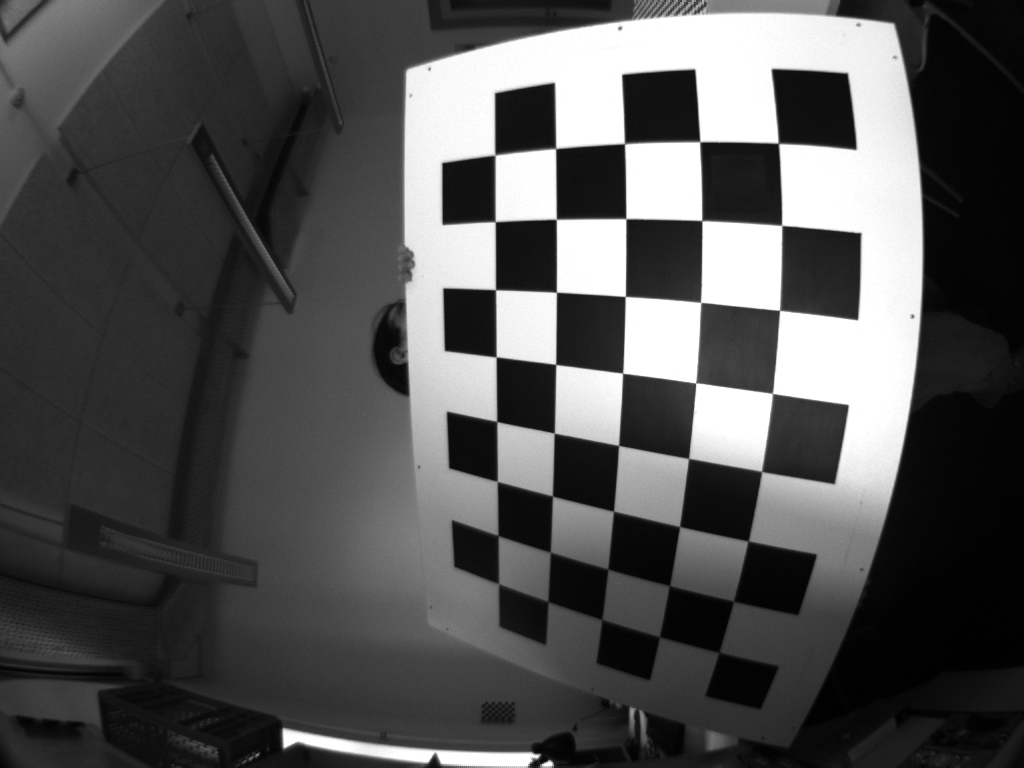
#> input picture test_data/fish_eye_camera/test_fisheye.jpg, 1024 x 768 px
$ python fisheye_example.py
#> lines starting #> are read from the running program, lines starting #| are printed output that depends on the picture
### omnidirectional_camera.py
__author__ = "Jarno Ralli"
__copyright__ = "Copyright, 2021, Jarno Ralli"
__license__ = "3-Clause BSD License"
__maintainer__ = "Jarno Ralli"
__email__ = "jarno@ralli.fi"
__status__ = "Development"

# THIS SOFTWARE IS PROVIDED BY THE COPYRIGHT HOLDERS AND CONTRIBUTORS "AS IS" AND ANY EXPRESS OR IMPLIED WARRANTIES,
# INCLUDING, BUT NOT LIMITED TO, THE IMPLIED WARRANTIES OF MERCHANTABILITY AND FITNESS FOR A PARTICULAR PURPOSE ARE DISCLAIMED.
# IN NO EVENT SHALL THE COPYRIGHT HOLDER OR CONTRIBUTORS BE LIABLE FOR ANY DIRECT, INDIRECT, INCIDENTAL, SPECIAL, EXEMPLARY,
# OR CONSEQUENTIAL DAMAGES (INCLUDING, BUT NOT LIMITED TO, PROCUREMENT OF SUBSTITUTE GOODS OR SERVICES; LOSS OF USE, DATA, OR PROFITS;
# OR BUSINESS INTERRUPTION) HOWEVER CAUSED AND ON ANY THEORY OF LIABILITY, WHETHER IN CONTRACT, STRICT LIABILITY,
# OR TORT (INCLUDING NEGLIGENCE OR OTHERWISE) ARISING IN ANY WAY OUT OF THE USE OF THIS SOFTWARE, EVEN IF ADVISED OF THE POSSIBILITY OF SUCH DAMAGE.

import numpy as np


def polynomial_basis(theta: np.array, degree: int) -> np.array:
    """Calculates polynomial basis for the omnidirectional camera model.

    Parameters
    ----------
    theta : numpy.array
        theta-angles for which the polynomial basis will be calculated for
    degree : int
        degree of the basis. E.g. degree = 2, basis = [1.0 theta theta^2]

    Returns
    -------
    numpy.array
        Polynomial basis vector/matrix. If theta = [theta1, theta2, theta3] and degree = 2, then
        the basis will be:
        [1.0, 1.0, 1.0;
        theta1, theta2, theta3;
        theta1^2, theta2^2, theta3^2]
    """

    # Minimum degree is 1
    if degree < 1:
        raise Exception("Degree has to be 1 or greater!")

    basis = np.empty((degree, theta.size), dtype=np.float32)
    basis[
        0,
    ] = np.ones((1, theta.size))

    for row in range(1, degree):
        basis[
            row,
        ] = theta

    for row in range(2, degree):
        basis[row,] *= basis[
            row - 1,
        ]

    return basis


def perspective_lut(
    image_shape: tuple,
    principal_point: np.array,
    focal_length: float,
    model_coefficients: np.array,
) -> tuple:
    """
    Calculates a look-up-table (LUT) for converting images captured with an omnidirectional camera, described by
    the model coefficients, into perspective camera images (i.e. pin-hole camera). The relation between the 3D half-ray
    emanating from the single point and the corresponding pixel, observed in the image plane, is described by a
    polynomial basis and the model coefficients. The look-up-table values can be used for converting images into
    perspective camera images, for example, by using OpenCV's remap function:
    cv2.remap(image, u, v, cv2.INTER_LINEAR)

    For more information, take a look at the paper:
    "A Toolbox for Easily Calibrating Omnidirectional Cameras", D. Scaramuzza, A. Martinelli and R. Siegwart.

    Parameters
    ----------
    image_shape : tuple of ints
        Shape of the image (rows, cols, channels)
    principal_point : (float, float)
        Principal point (i.e. optical centre of the camera) [px, py]
    focal_length : float
        Focal length
    model_coefficients :
         Coefficients of the omnidirectional lens model (https://sites.google.com/site/scarabotix/ocamcalib-toolbox)

    Returns
    -------
    (u, v)
        A tuple containing the look-up-table values for converting images into perspective camera images.
        u and v both have the same shape as image_shape (for rows and columns)
    """

    focal_length = np.abs(focal_length)

    # Create image coordinate mesh-grids. As the name implies, these are in the image coordinate system
    # with the origin at the top left corner
    u, v = np.meshgrid(
        np.arange(image_shape[1], dtype=np.float32),
        np.arange(image_shape[0], dtype=np.float32),
    )

    # Convert the coordinates into sensor coordinates (origin is at the principal point, and the
    # sensor is a focal length distance away from the lens optical centre)
    u -= principal_point[0]
    v -= principal_point[1]
    sensor_coords = np.vstack(
        (u.flatten(), v.flatten(), np.ones(u.size) * focal_length)
    )

    # Calculate the polynomial basis for the camera/lens model
    # rho is the Euclidean distance of the sensor position from the principal point
    rho = np.sqrt(np.square(sensor_coords[0, :]) + np.square(sensor_coords[1, :]))
    theta = np.arctan(
        np.divide(
            -sensor_coords[
                2,
            ],
            rho,
        )
    )
    # calculate the polynomial basis, based on the angle
    basis = polynomial_basis(theta, model_coefficients.size)

    r = np.multiply(model_coefficients.reshape((model_coefficients.size, -1)), basis)
    r = np.sum(r, axis=0)
    r /= rho

    x_result = (
        principal_point[0]
        + sensor_coords[
            0,
        ]
        * r
    )
    y_result = (
        principal_point[1]
        + sensor_coords[
            1,
        ]
        * r
    )
    x_result = x_result.reshape((image_shape[0], image_shape[1]))
    y_result = y_result.reshape((image_shape[0], image_shape[1]))

    return x_result.astype(np.float32), y_result.astype(np.float32)

### fisheye_example.py
import numpy as np
import omnidirectional_camera as ocam
import cv2
import matplotlib.pyplot as plt

# This is the "focal length" of the camera, you can test with different values
focal_length = 200

# These are the coefficients that describe the fisheye camera (based on the omnidirectional model)
model_coefficients = np.array(
    [
        730.949123,
        315.876984,
        -177.960849,
        -352.468231,
        -678.144608,
        -615.917273,
        -262.086205,
        -42.961956,
    ]
)

# Load the test fish-eye camera image
image = cv2.imread(".//test_data/fish_eye_camera/test_fisheye.jpg")
#> image is the input picture: shape (768, 1024, 3); min 0, max 255, mean 82.4

# Calculate the look-up-table for converting the image into perspective camera image
x, y = ocam.perspective_lut(
    image.shape, (505.480427, 381.777786), focal_length, model_coefficients
)

# Convert the image into perspective camera image
image_perspective = cv2.remap(image, x, y, cv2.INTER_LINEAR)
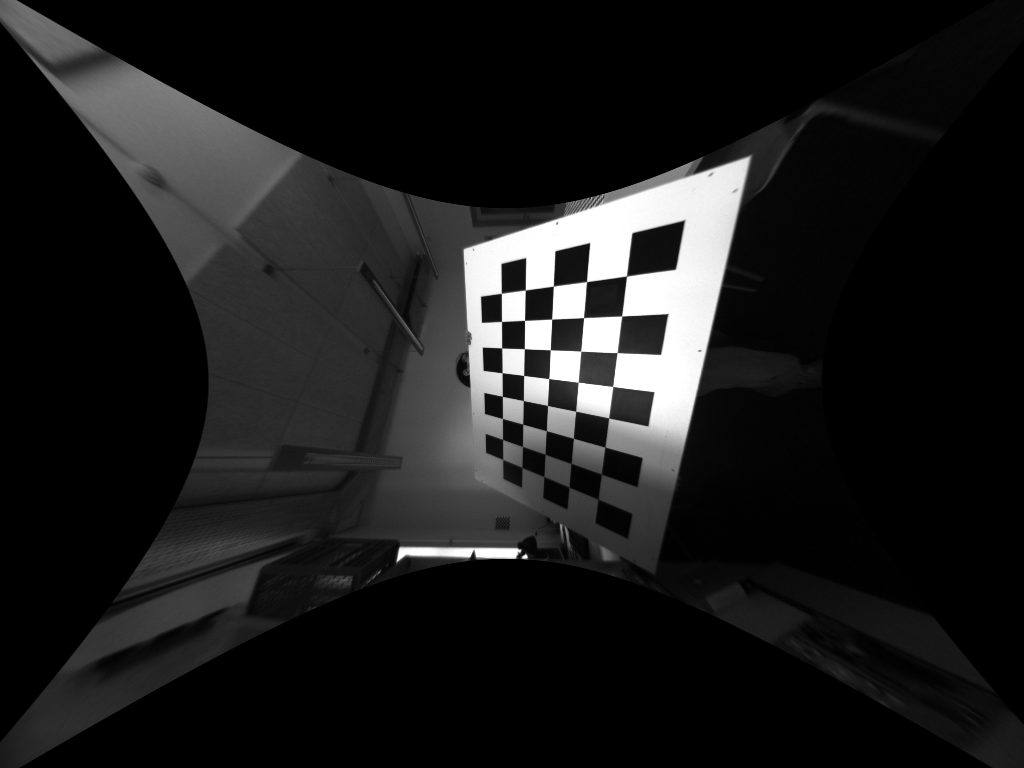
#> image_perspective: shape (768, 1024, 3); min 0, max 255, mean 27.5

# Show the re-mapped image
plt.imshow(image_perspective)
plt.show()
